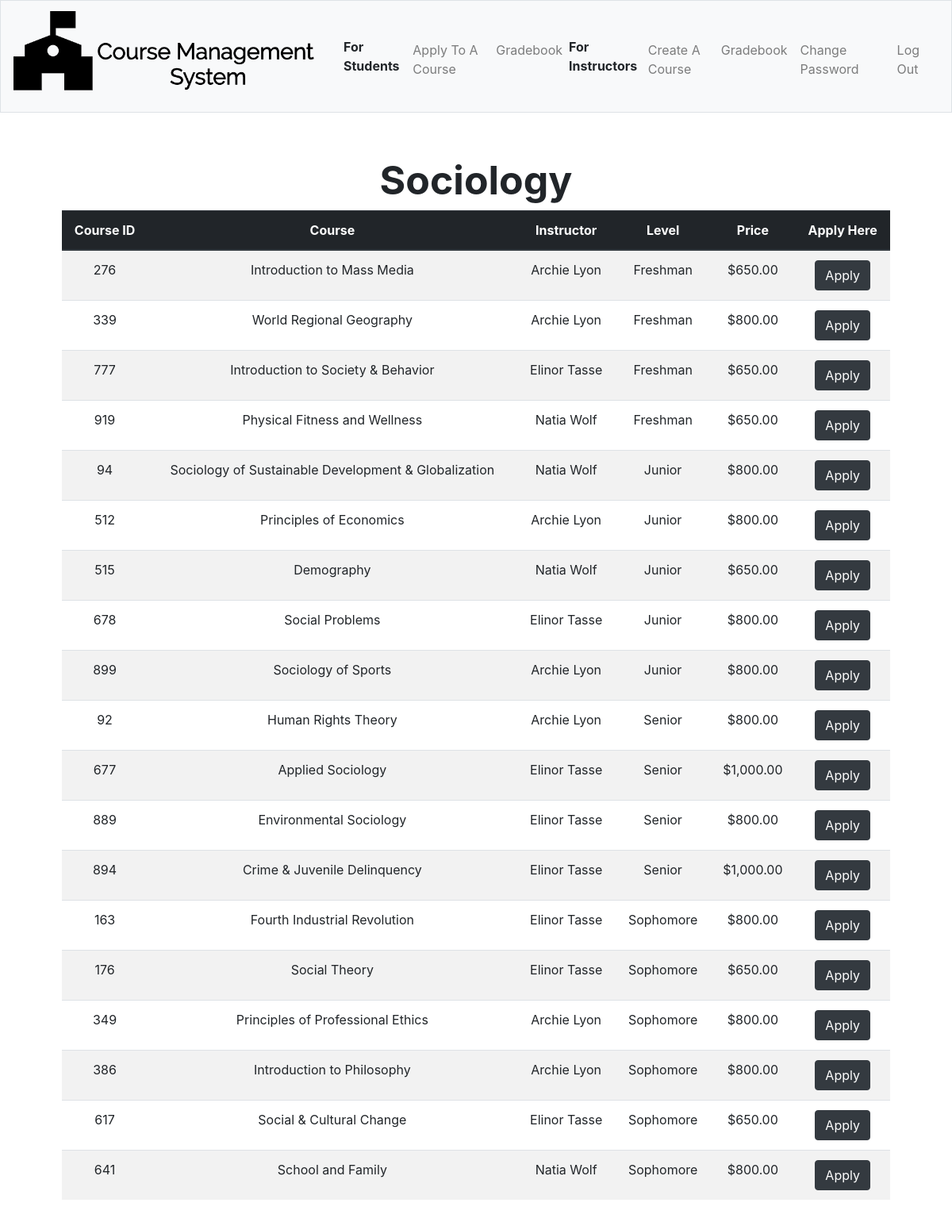
Screenshot of /socio (signed in) with the database file from the repository.
### tables this page shows
CREATE TABLE 'courses' ('id' integer PRIMARY KEY NOT NULL, 'instructor' text, 'name' text, 'total' INTEGER, 'subject' text, 'price' integer DEFAULT 650, 'level' text);

### application.py (the view, shortened to what this page needs)
@app.route("/socio", methods=["GET", "POST"])
@login_required
def socio():
    if request.method =="GET":
        courses=db.execute("SELECT * FROM courses WHERE subject = 'Sociology' ORDER BY courses.level, courses.id")
        return render_template("subjects/socio.html", courses=courses)

### application.py (called while the page is built)
@app.after_request
def after_request(response):
    response.headers["Cache-Control"] = "no-cache, no-store, must-revalidate"
    response.headers["Expires"] = 0
    response.headers["Pragma"] = "no-cache"
    return response

### helpers.py (called while the page is built)
def login_required(f):
    @wraps(f)
    def decorated_function(*args, **kwargs):
        if session.get("user_id") is None:
            return redirect("/login")
        return f(*args, **kwargs)
    return decorated_function

def usd(value):
    return f"${value:,.2f}"

### templates/subjects/socio.html (shortened to what this page needs)
{% extends "layout.html" %}
{% block main %}
<div style = "font-size: 50px; text-align:middle;"> <b> Sociology</b></div>
<table class="table table-striped">
        <thead class="thead-dark">
            <tr>
                <th>Course ID</th>
                <th>Course</th>
                <th>Instructor</th>
                <th>Level</th>
                <th>Price</th>
                <th>Apply Here</th>
            </tr>
        </thead>
        <tbody>
 <tbody>
                {% for row in courses %}
                <tr>
                    <td>{{row["id"]}}</td>
                    <td>{{row["name"]}}</td>
                    <td>{{row["instructor"]}}</td>
                    <td>{{row["level"]}}</td>
                    <td>{{row["price"]|usd}}</td>
                    <form action="/socio" method="post">
                    <td><button class="btn btn-dark" name = "cid" type="submit" value = "{{row['id']}}">Apply</button></td>
                            </form>
                </tr>
                {% endfor %}
        </tbody>
    </table>
{% endblock %}

### rows the page displays
courses: id "276", name "Introduction to Mass Media", instructor "Archie Lyon", level "Freshman", price "$650.00"
courses: id "339", name "World Regional Geography", instructor "Archie Lyon", level "Freshman", price "$800.00"
courses: id "777", name "Introduction to Society & Behavior", instructor "Elinor Tasse", level "Freshman", price "$650.00"
courses: id "919", name "Physical Fitness and Wellness", instructor "Natia Wolf", level "Freshman", price "$650.00"
courses: id "94", name "Sociology of Sustainable Development & Globalization", instructor "Natia Wolf", level "Junior", price "$800.00"
courses: id "512", name "Principles of Economics", instructor "Archie Lyon", level "Junior", price "$800.00"
courses: id "515", name "Demography", instructor "Natia Wolf", level "Junior", price "$650.00"
courses: id "678", name "Social Problems", instructor "Elinor Tasse", level "Junior", price "$800.00"
courses: id "899", name "Sociology of Sports", instructor "Archie Lyon", level "Junior", price "$800.00"
courses: id "92", name "Human Rights Theory", instructor "Archie Lyon", level "Senior", price "$800.00"
courses: id "677", name "Applied Sociology", instructor "Elinor Tasse", level "Senior", price "$1,000.00"
courses: id "889", name "Environmental Sociology", instructor "Elinor Tasse", level "Senior", price "$800.00"
courses: id "894", name "Crime & Juvenile Delinquency", instructor "Elinor Tasse", level "Senior", price "$1,000.00"
courses: id "163", name "Fourth Industrial Revolution", instructor "Elinor Tasse", level "Sophomore", price "$800.00"
courses: id "176", name "Social Theory", instructor "Elinor Tasse", level "Sophomore", price "$650.00"
courses: id "349", name "Principles of Professional Ethics", instructor "Archie Lyon", level "Sophomore", price "$800.00"
courses: id "386", name "Introduction to Philosophy", instructor "Archie Lyon", level "Sophomore", price "$800.00"
courses: id "617", name "Social & Cultural Change", instructor "Elinor Tasse", level "Sophomore", price "$650.00"
courses: id "641", name "School and Family", instructor "Natia Wolf", level "Sophomore", price "$800.00"
